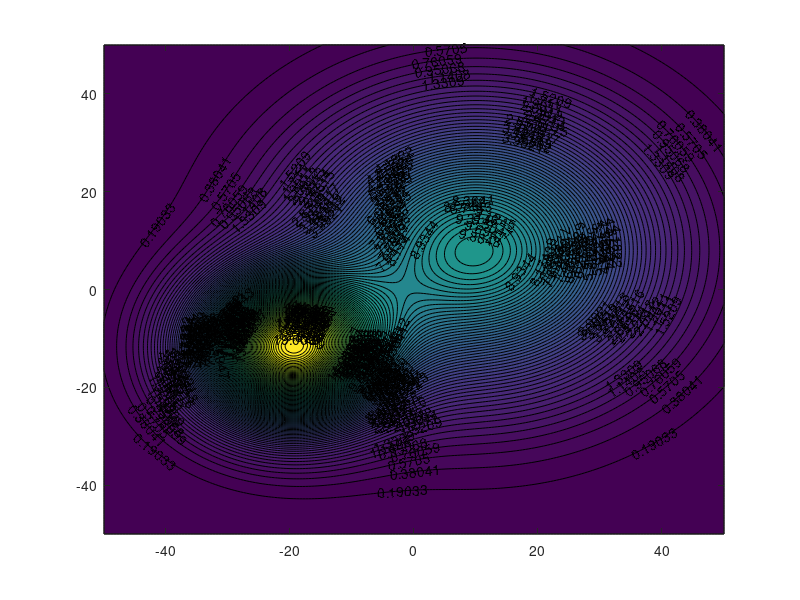

Here is the MATLAB script that generated this plot:
clear all;close all;clc;
% Create a bivariate standard normal.
% First create a grid for the domain.
[x,y] = meshgrid(-50:.5:50,-50:.5:50);
% Evaluate using the bivariate standard normal.
%z = (1/(2*pi))*exp(-0.5*(x.^2+y.^2));
z=10*exp(-((x-10).^2 + (y-8).^2)/600)+18*exp(-((x+20).^2+(y+12).^2)/200);
% Do the plot as a surface.
surf(x,y,z)

% Create a 2-D contour plot with labels.
% This returns the information for the labels.
 c = contourf(x,y,z,100);
% % % Add the labels to the plot.
clabel(c)